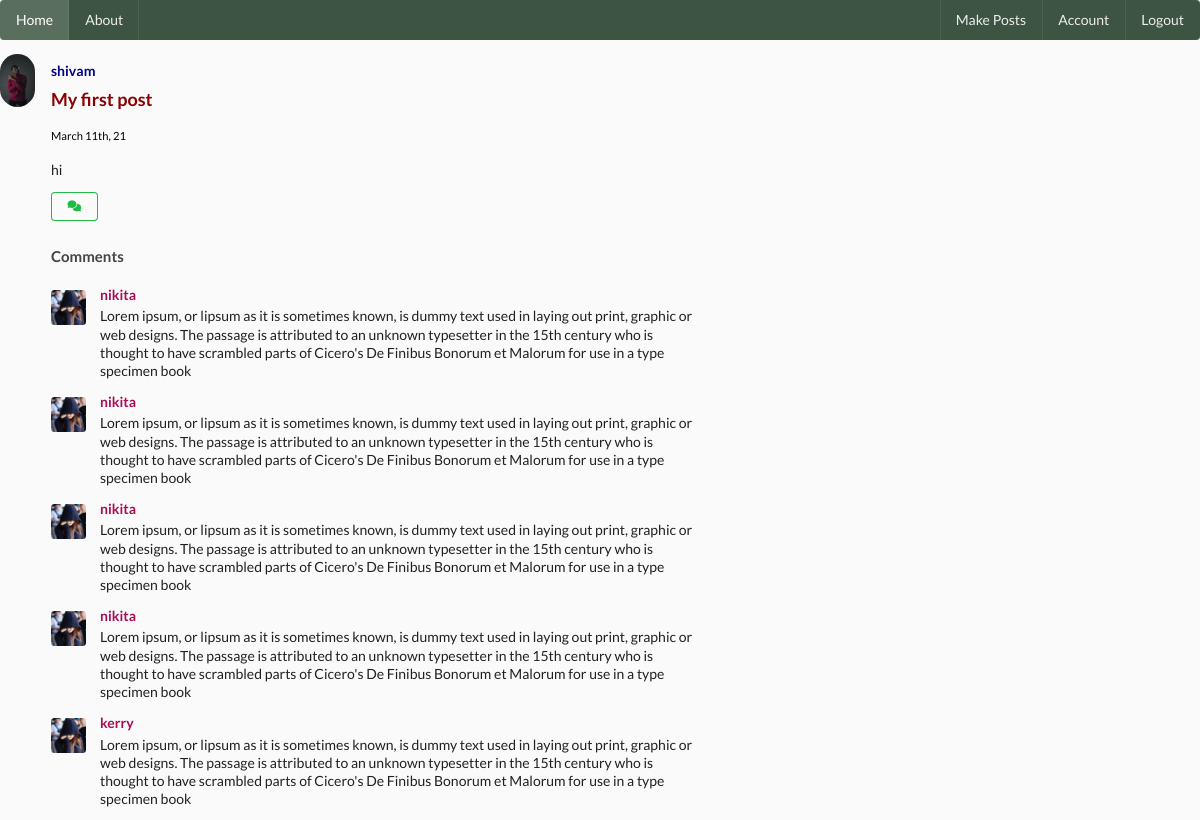
The app's page /post/3 (signed in) with its own data.
### social_media/models.py (models this page shows, shortened)
class User(db.Model, UserMixin):
    id = db.Column(db.Integer, primary_key = True)
    username = db.Column(db.String(20), nullable = False, unique = True)
    email = db.Column(db.String(50), nullable = False, unique = True)
    image_file =db.Column(db.String(20), nullable = False, default = 'default.jpg')
    password = db.Column(db.String(60), nullable = False)
    posts = db.relationship("Post", backref ='author', lazy = True,cascade="all,delete")
    last_seen = db.Column(db.DateTime, default = datetime.utcnow)
    followed = db.relationship(
        'User', secondary = followers,
        primaryjoin = (followers.c.follower_id == id),
        secondaryjoin = (followers.c.followed_id == id),
        backref = db.backref('followers', lazy ='dynamic'), lazy = 'dynamic')

class Post(db.Model):
    __searchable__=['content']
    id = db.Column(db.Integer, primary_key = True)
    title = db.Column(db.String(100),nullable=False)
    date_posted = db.Column(db.DateTime, nullable=False, default = datetime.utcnow)
    content = db.Column(db.Text, nullable = False)
    user_id = db.Column(db.Integer, db.ForeignKey('user.id'), nullable=False)
    comments = db.relationship('Comment', backref = 'article', lazy = True, cascade="all,delete")

class Comment(db.Model):
    id = db.Column(db.Integer, primary_key = True)
    commented_user = db.Column(db.String(20),nullable=True)
    body = db.Column(db.String(60), nullable=False)
    timestamp = db.Column(db.DateTime, nullable=False, default=datetime.utcnow)
    post_id = db.Column(db.Integer, db.ForeignKey('post.id'),nullable = False)

### social_media/post/routes.py (the view)
@posts.route('/post/<int:post_id>')
@login_required
def post(post_id):
    post = Post.query.get_or_404(post_id)
    return render_template('post.html', title = post.title, post =post)

### social_media/models.py (called while the page is built)
@login_manager.user_loader
def load_user(user_id):
    return User.query.get(int(user_id))

### social_media/templates/post.html (shortened to what this page needs)
{% extends 'base.html' %}
{% block content %}
<div class="ui feed">
    <div class="event" >
      <div class="label">
        <img class="ui small circular image" src="{{ url_for('static', filename = 'profile/' + post.author.image_file) }}">
      </div>
      <div class="content">
        <div class="summary">
          <a class="user" style="color: darkblue;" href="{{ url_for('users.user_posts_info',username = post.author.username ) }}">
            {{ post.author.username }}
          </a>
        </div>
        <div class="extra text">
          <h3><a  href="{{ url_for('posts.post', post_id = post.id) }}" style="color: darkred;">{{ post.title }}</a></h3>
         <p>  <small style="color: black;">{{ moment(post.date_posted).format("MMMM Do, YY") }}</small>
          </p>
         <div class="text">
          {{ post.content }}
         </div>
      {% if post.author == current_user %}
      <div>
          <a class="ui mini positive basic button" href="{{ url_for('posts.post_update',post_id = post.id) }}">Update</a>
          <button class="ui mini negative basic button" href="#" onclick="return renderModal()">Delete</button>
        </div>
        {% else %}
        </div>
  <div>
        <a  style="margin-top: 1%;" class="ui mini positive basic button" href="{{ url_for('comments.post_comment', post_id = post.id) }}" ><i class="fas fa-comments"></i></a>
      </div>
        {% endif %}
        {% if post.comments %}
            <h4>Comments</h4>
            <div class="ui comments">
              {% for comment in post.comments %}
              <div class="comment">
                <a class="avatar">
                  <img src="{{ url_for('static', filename = 'profile/' + 'default.jpg') }}">
                </a>
                <div class="content">
                  <a class="author" href="{{ url_for('users.user_posts_info',username = comment.commented_user ) }}" style="color: rgb(167, 12, 84);">{{ comment.commented_user }}</a>
                  <div class="text">
                    {{ comment.body }}
                  </div>
                  </div>
                  {% endfor %}
                  </div>
        {% endif %}
      </div>
{% endblock %}

### social_media/static/css/social.css (style rules this page uses)
body { background: #fafafa; color: #333333; }
h1, h2, h3, h4, h5, h6 { color: #444444; }

### records on screen
User: image_file (picture), author.username "shivam"
Post: title "My first post", date_posted "March 11th, 21", content "hi"
Comment: commented_user "nikita", body "Lorem ipsum, or lipsum as it is sometimes known, is dummy text used in laying out print, graphic or web designs. The passage is attributed to an unknown typesetter in the 15th century who is thought to have scrambled parts of Cicero's De Finibus Bonorum et Malorum for use in a type specimen book"
Comment: commented_user "nikita", body "Lorem ipsum, or lipsum as it is sometimes known, is dummy text used in laying out print, graphic or web designs. The passage is attributed to an unknown typesetter in the 15th century who is thought to have scrambled parts of Cicero's De Finibus Bonorum et Malorum for use in a type specimen book"
Comment: commented_user "nikita", body "Lorem ipsum, or lipsum as it is sometimes known, is dummy text used in laying out print, graphic or web designs. The passage is attributed to an unknown typesetter in the 15th century who is thought to have scrambled parts of Cicero's De Finibus Bonorum et Malorum for use in a type specimen book"
Comment: commented_user "nikita", body "Lorem ipsum, or lipsum as it is sometimes known, is dummy text used in laying out print, graphic or web designs. The passage is attributed to an unknown typesetter in the 15th century who is thought to have scrambled parts of Cicero's De Finibus Bonorum et Malorum for use in a type specimen book"
Comment: commented_user "kerry", body "Lorem ipsum, or lipsum as it is sometimes known, is dummy text used in laying out print, graphic or web designs. The passage is attributed to an unknown typesetter in the 15th century who is thought to have scrambled parts of Cicero's De Finibus Bonorum et Malorum for use in a type specimen book"
